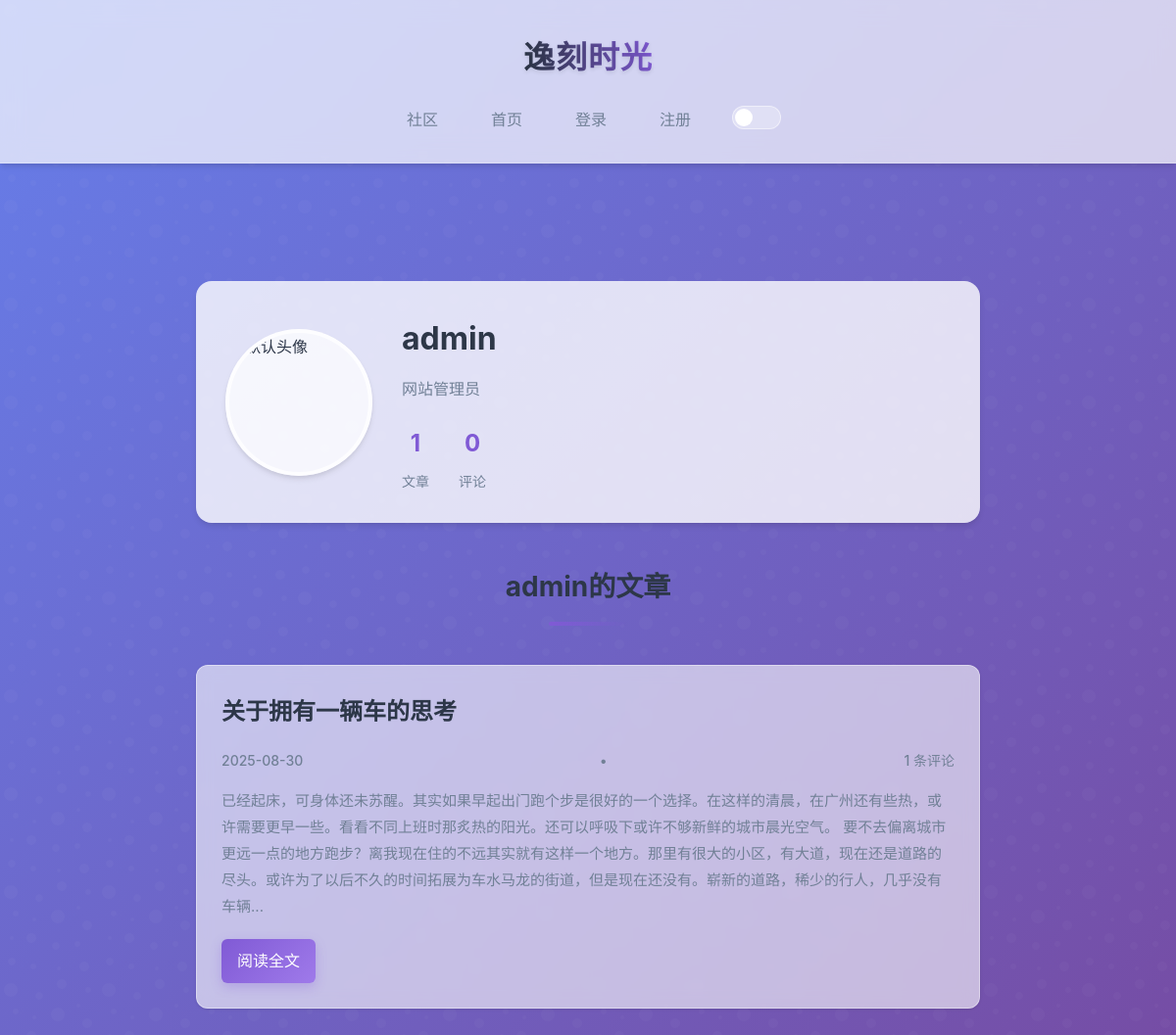
Screenshot of /user/admin with the database file from the repository.
### app.py (models this page shows)
class User(UserMixin, db.Model):
    id = db.Column(db.Integer, primary_key=True)
    username = db.Column(db.String(20), unique=True, nullable=False)
    password = db.Column(db.String(100), nullable=False)
    profile_picture = db.Column(db.String(100), default='default.jpg')
    bio = db.Column(db.Text, default='')
    theme_preference = db.Column(db.String(10), default='light')  # light, dark, system
    blur_effect_enabled = db.Column(db.Boolean, default=True)
    posts = db.relationship('Post', backref='author', lazy=True)
    comments = db.relationship('Comment', backref='author', lazy=True)

class Post(db.Model):
    id = db.Column(db.Integer, primary_key=True)
    title = db.Column(db.String(100), nullable=False)
    content = db.Column(db.Text, nullable=False)
    date_posted = db.Column(db.DateTime, nullable=False, default=datetime.utcnow)
    user_id = db.Column(db.Integer, db.ForeignKey('user.id'), nullable=False)
    comments = db.relationship('Comment', backref='post', lazy=True, cascade='all, delete-orphan')
    comment_count = db.Column(db.Integer, default=0)

### app.py (the view)
@app.route('/user/<string:username>')
def user_posts(username):
    user = User.query.filter_by(username=username).first_or_404()
    posts = Post.query.filter_by(author=user).order_by(Post.date_posted.desc()).all()
    return render_template('user_posts.html', posts=posts, user=user)

### templates/user_posts.html (shortened to what this page needs)
{% extends "base.html" %}
{% block content %}
    <div class="user-profile">
        <div class="profile-header">
            <div class="profile-avatar">
                {% if user.profile_picture and user.profile_picture != 'default.jpg' %}
                <img src="{{ url_for('static', filename='profile_pics/' ~ user.profile_picture) }}" alt="{{ user.username }}的头像">
                {% else %}
                <img src="https://huohuo90.com/images/avatar.png" alt="默认头像">
                {% endif %}
            </div>
            <div class="profile-info">
                <h1 class="profile-name">{{ user.username }}</h1>
                <p class="profile-bio">
                    {% if user.bio %}
                        {{ user.bio }}
                    {% else %}
                        暂无简介
                    {% endif %}
                </p>
                <div class="profile-stats">
                    <div class="stat-item">
                        <span class="stat-number">{{ posts|length }}</span>
                        <span class="stat-label">文章</span>
                    </div>
                    <div class="stat-item">
                        <span class="stat-number">
                            {% set total_comments = 0 %}
                            {% for post in posts %}
                                {% set total_comments = total_comments + post.comments|length %}
                            {% endfor %}
                            {{ total_comments }}
                        </span>
                        <span class="stat-label">评论</span>
                    </div>
                </div>
            </div>
        </div>
        <div class="user-posts-section">
            <h2 class="section-title">{{ user.username }}的文章</h2>
            {% if posts %}
                <div class="posts-list">
                    {% for post in posts %}
                        <article class="post-card">
                            <h3 class="post-title">
                                <a href="{{ url_for('post', post_id=post.id) }}">{{ post.title }}</a>
                            </h3>
                            <div class="post-meta">
                                <span class="post-date">{{ post.date_posted.strftime('%Y-%m-%d') }}</span>
                                <span class="separator">•</span>
                                <span class="comments-count">{{ post.comments|length }} 条评论</span>
                            </div>
                            <div class="post-excerpt">
                                {{ post.content[:200] }}{% if post.content|length > 200 %}...{% endif %}
                            </div>
                            <div class="post-actions">
                                <a href="{{ url_for('post', post_id=post.id) }}" class="read-more">阅读全文</a>
                            </div>
                        </article>
                    {% endfor %}
                </div>
            {% else %}
                <div class="no-posts">
                    <p>暂无文章</p>
                </div>
            {% endif %}
        </div>
    </div>
{% endblock %}

### rows the page displays
User: username "admin", bio "网站管理员"
Post: title "关于拥有一辆车的思考", date_posted "2025-08-30", comments|length "1", content "已经起床，可身体还未苏醒。其实如果早起出门跑个步是很好的一个选择。在这样的清晨，在广州还有些热，或许需要更早一些。看看不同上班时那炙热的阳光。还可以呼吸下或许不够新鲜的城市晨光空气。 要不去偏离城市更远一点的地方跑步？离我现在住的不远其实就有这样一个地方。那里有很大的小区，有大道，现在还是道路的尽头。或许为了以后不久的时间拓展为车水马龙的街道，但是现在还没有。崭新的道路，稀少的行人，几乎没有车辆"

### other values shown
{{ posts|length }} "1"
{{ total_comments }} "0"
